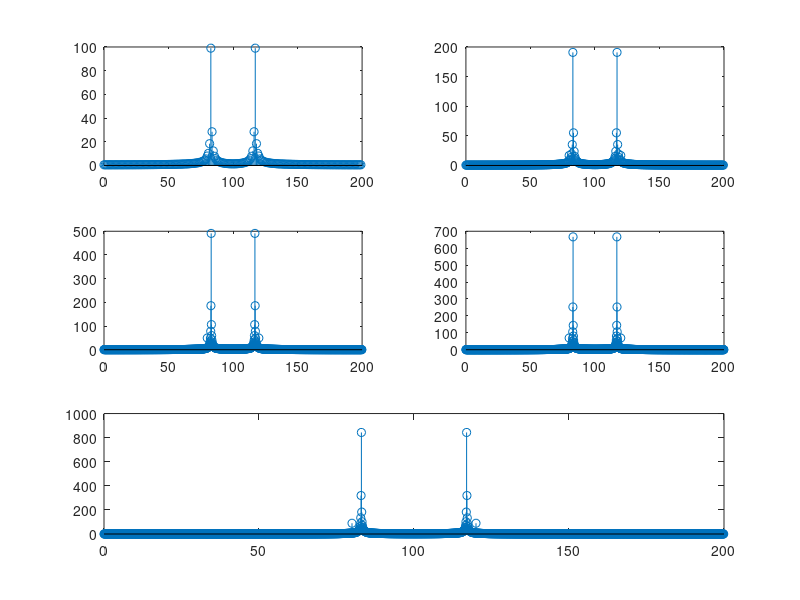

The MATLAB script that drew this image:

A = 160;
B = 166;
T = 10;
Fs = 200;
N = Fs*T;
t = (0:N-1)*(1/Fs);
xa = (0.1)*sin(A*pi*t) + cos(B*pi*t);
x1 = abs(fft(xa(1:215)));
frequencies1 = (0:length(x1)-1) * (Fs/length(x1));
x2 = abs(fft(xa(1:415)));
frequencies2 = (0:length(x2)-1) * (Fs/length(x2));
x3 = abs(fft(xa(1:1115)));
frequencies3 = (0:length(x3)-1) * (Fs/length(x3));
x4 = abs(fft(xa(1:1515)));
frequencies4 = (0:length(x4)-1) * (Fs/length(x4));
x5 = abs(fft(xa(1:1915)));
frequencies5 = (0:length(x5)-1) * (Fs/length(x5));

subplot(3,2,1);
stem(frequencies1 , x1)
subplot(3,2,2);
stem(frequencies2 , x2)
subplot(3,2,3);
stem(frequencies3 , x3)
subplot(3,2,4);
stem(frequencies4 , x4)
subplot(3,2,5:6);
stem(frequencies5 , x5)